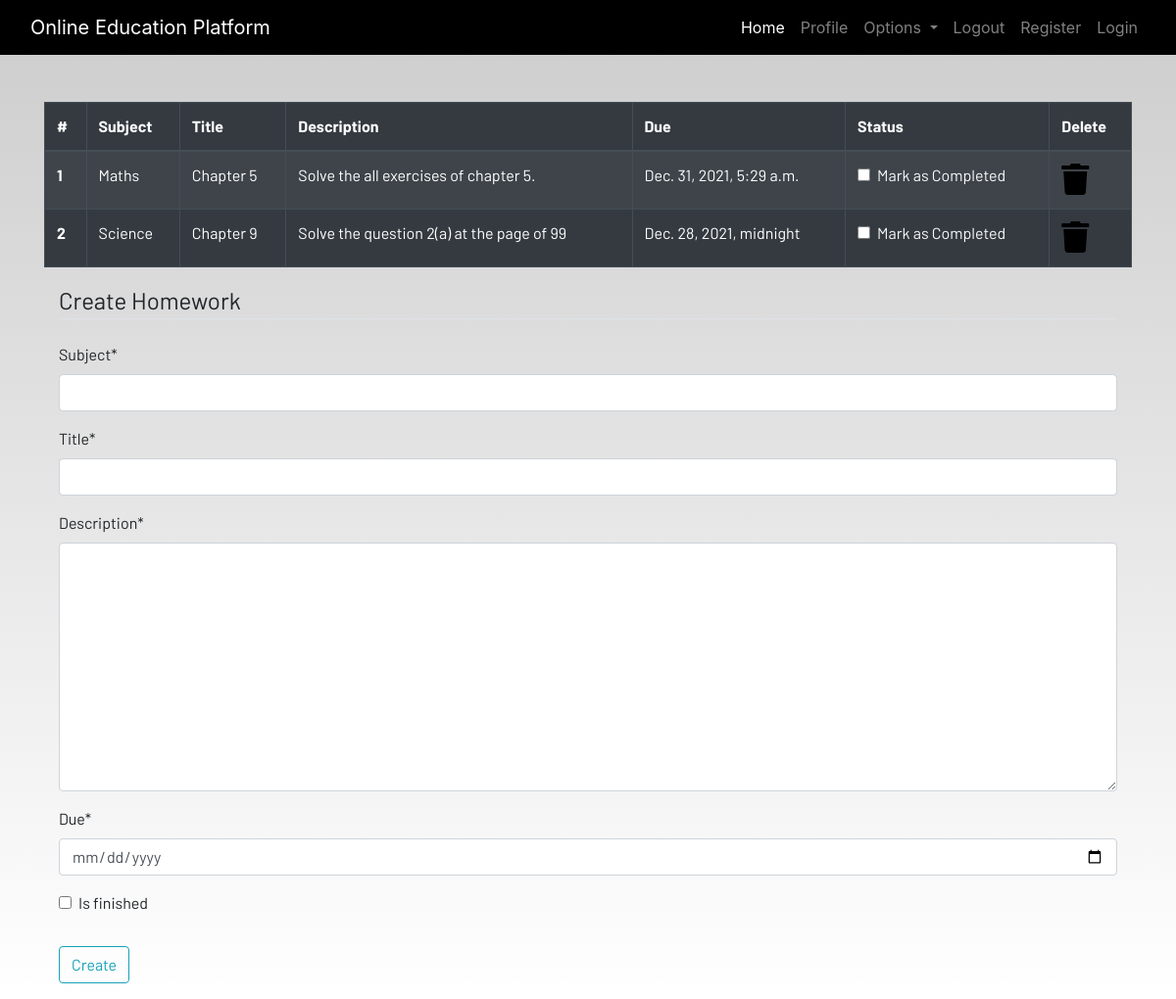
Screenshot of /homework/ (signed in) with the database file from the repository.
### edu/models.py (models this page shows, shortened)
class Homework(models.Model):
    user = models.ForeignKey(User, on_delete=models.CASCADE)
    subject = models.CharField(max_length=50)
    title = models.CharField(max_length=200)
    description = models.TextField()
    due = models.DateTimeField()
    is_finished = models.BooleanField(default=False)

### edu/views.py (the view)
# urls.py: path('homework/', views.homework, name='homework'),
def homework(request):
    if request.method == "POST":
        form = HomeworkForm(request.POST)
        if form.is_valid():
            try:
                finished = request.POST['is_finished']
                if finished == 'on':
                    finished = True
                else:
                    finished = False
            except:
                finished = False
            homeworks = Homework(user=request.user,
                          subject = request.POST['subject'],
                          title = request.POST['title'],
                          description = request.POST['description'],
                          due = request.POST['due'],
                          is_finished = finished
                        )
            homeworks.save()
        messages.success(request, f"Homework Added from {request.user.username} Sucessfully !!")
    else:
        form = HomeworkForm()
    homework = Homework.objects.filter(user = request.user)
    if len(homework) == 0:
        homework_done = True
    else:
        homework_done = False
    context = {'homeworks': homework, 'homeworks_done': homework_done, 'form': form}
    return render(request, 'edu/homework.html', context)

### edu/forms.py
class HomeworkForm(forms.ModelForm):
    class Meta:
        model = Homework
        widgets = {'due': DateInput()}
        fields = ['subject', 'title', 'description', 'due', 'is_finished']

### edu/templates/edu/homework.html (shortened to what this page needs)
{% extends 'edu/base.html' %}
{% load static %}
{% load crispy_forms_tags %}
{% block content %}
<div class="container">
    {% if not homework_done %}
    <table class="table table-striped table-bordered table-hover table-dark">
        <thead>
            <tr>
                <th scope="col">#</th>
                <th scope="col">Subject</th>
                <th scope="col">Title</th>
                <th scope="col">Description</th>
                <th scope="col">Due</th>
                <th scope="col">Status</th>
                <th scope="col">Delete</th>
            </tr>
        </thead>
        <tbody>
            {% for homework in homeworks %}
            <tr>
                <th scope="row">{{forloop.counter}}</th>
                <td>{{homework.subject}}</td>
                <td>{{homework.title}}</td>
                <td>{{homework.description}}</td>
                <td>{{homework.due}}</td>
                <td>
                    <a href="{% url 'update-homework' homework.id %}">
                        <div class="form-check">
                            {% if homework.is_finished == True %}
                                <input class="form-check-input" type="checkbox" value="" checked>
                            {% else %}
                                <input class="form-check-input" type="checkbox" value="">
                            {% endif %}
                            <label class="form-check-label text-light" for="flexCheckDefault">
                                Mark as Completed
                            </label>
                        </div>
                    </a>
                </td>
                <td><a href="{% url 'delete-homework' homework.id %}"><i class="fa fa-trash fa-2x"></i></a></td>
            </tr>
            {% endfor %}
        </tbody>
    </table>
    {% else %}
    <h4>All homeworks are completed!! Create to have more!!</h4>
</div>
{% endif %}
<div class=" container">
    <form method="POST">
        <fieldset class="form-group">
            <legend class="border-bottom mb-4">Create Homework</legend>
            {{form|crispy}}
        </fieldset>
        <div class="form-group">
            <button href="" class="btn btn-outline-info" type="submit">
                Create
            </button>
        </div>
    </form>
</div>
{% endblock content %}

### edu/static/css/main.css (style rules this page uses)
html { scroll-behavior: smooth; height: 100%; width: 100%; }
a { text-decoration: none !important; color: black; }
html, body { max-width: 100%; overflow-x: hidden; height: 100%; width: 100%; }
body { background: linear-gradient(rgba(0, 0, 0, 0.2), rgba(255, 255, 255, 0.5)); overflow-x: hidden; background-repeat: no-repeat; }
.fa { color: black; }

### rows the page displays
Homework: subject "Maths", title "Chapter 5", description "Solve the all exercises of chapter 5.", due "Dec. 31, 2021, 5:29 a.m."
Homework: subject "Science", title "Chapter 9", description "Solve the question 2(a) at the page of 99", due "Dec. 28, 2021, midnight"
